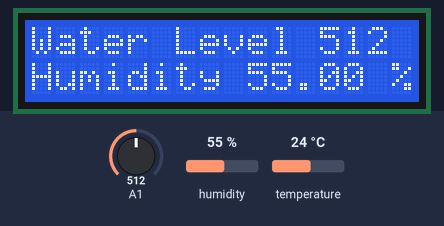
A sketch run on a simulated Arduino Uno, built with avr-gcc and run on an emulated ATmega328P. On the bench: 16×2 character LCD. The test bench sets the inputs (shaded band); at power-on: humidity 55 %, A1 = 512, temperature 24 °C.

Above: at 4.2 s.
4.3 s: humidity set to 22 %
At 8.6 s:
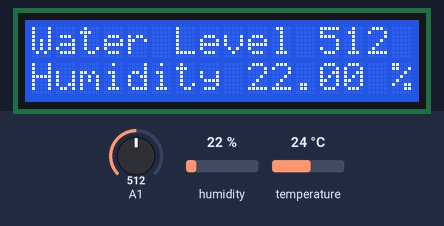
11.7 s: A1 set to 716
At 15.7 s:
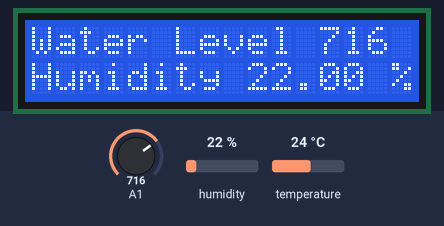
18.8 s: humidity set to 40 %
At 22.8 s:
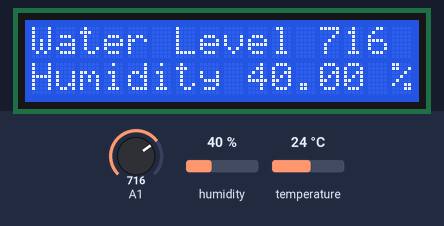
25.9 s: A1 set to 900
At 29.9 s:
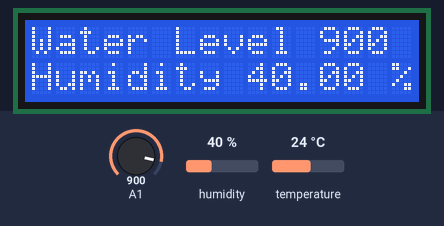
33.0 s: humidity set to 68 %
At 37.0 s:
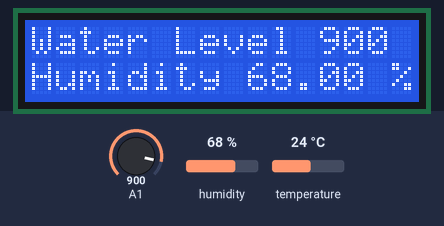
40.1 s: A1 set to 1023
At 44.1 s:
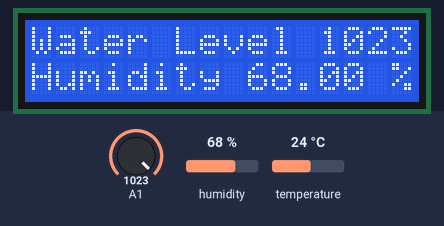
Timing chart, 0 to 45.6 s (numbered marks = the images above; inputs shaded):
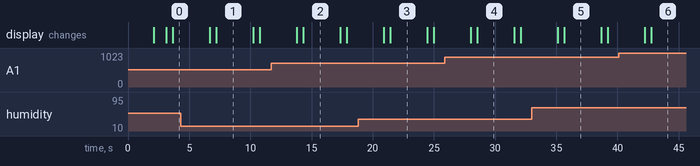

Measured:
- after the input at 4.3 s, the display: first differs from a run without the input after 2.9 s (image 1)
- after the input at 11.7 s, the display: first differs from a run without the input after 2.6 s (image 2)
- after the input at 18.8 s, the display: first differs from a run without the input after 2.6 s (image 3)
- after the input at 25.9 s, the display: first differs from a run without the input after 2.7 s (image 4)
- after the input at 33.0 s, the display: first differs from a run without the input after 2.7 s (image 5)
- after the input at 40.1 s, the display: first differs from a run without the input after 2.7 s (image 6)
- what the display in image 1 shows lasts 3.0 s, from 7.2 s to 10.2 s

The sketch:

Hum_and_temp.ino
```cpp
#include <DHT11.h>
#include <LiquidCrystal_I2C.h>
#include <Wire.h>

int pin = A0;
DHT11 dht11(pin);
LiquidCrystal_I2C lcd(0x27,16,2);

void setup(){
  lcd.init();
  lcd.backlight();
  lcd.setCursor(0, 0);
  lcd.print("Water Level & ");
  lcd.setCursor(0, 1);
  lcd.print("Humidity");
  delay(2000);
  lcd.clear();
  lcd.print("Starting");
  delay(1000);
}

void loop(){
  int wl=analogRead(A1);
  int a;
  float temp, humi;

  if ((a = dht11.read(humi, temp)) == 0){
    lcd.clear();
    delay(500);
    lcd.setCursor(0, 0);
    lcd.print("Water Level");
    lcd.setCursor(0, 1);
    lcd.print("Humidity");
    lcd.setCursor(12, 0);
    lcd.print(wl);
    lcd.setCursor(9, 1);
    lcd.print(humi);
    lcd.print(" %");
    delay(3000);
  }
  else{
    lcd.println();
    lcd.print("Error");
  }
}
```
